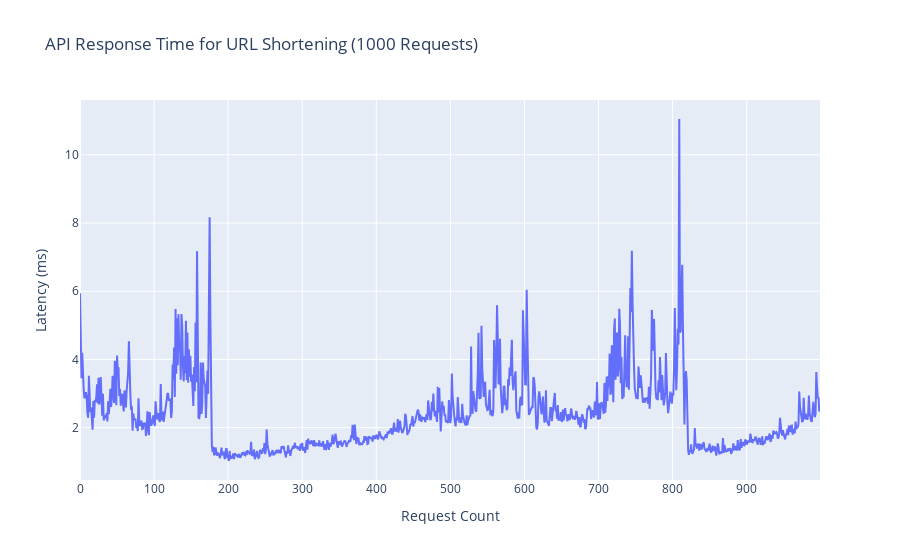

Notebook source saved alongside this figure:
### Markdown cell above
### 3.1. 短縮処理時間（折れ線グラフ）
1000件のURL短縮処理にかかった個々のAPI応答時間を可視化し、スパイク（突出した遅延）や傾向を分析します。

### Code cell
import pandas as pd
import plotly.express as px

if not bulk_metrics.get('skipped'):
    df_latencies = pd.DataFrame({
        'Request': range(len(bulk_metrics['latencies'])),
        'Latency (ms)': [l * 1000 for l in bulk_metrics['latencies']]
    })

    fig = px.line(
        df_latencies,
        x='Request',
        y='Latency (ms)',
        title='API Response Time for URL Shortening (1000 Requests)',
        labels={'Request': 'Request Count', 'Latency (ms)': 'Latency (ms)'}
    )
    fig.show()
else:
    print("Bulk generation was skipped. No data to plot.")

### Figure 1 — Plotly figure (JSON) as saved in the notebook; plotly's stock layout.template omitted (floating-point values rounded to 4 significant figures; data arrays with more than 128 entries replaced by an {"elided": "..."} marker saying what was removed)
{"data": [{"hovertemplate": "Request Count=%{x}<br>Latency (ms)=%{y}<extra></extra>", "legendgroup": "", "line": {"color": "#636efa", "dash": "solid"}, "marker": {"symbol": "circle"}, "mode": "lines", "name": "", "orientation": "v", "showlegend": false, "type": "scatter", "x": {"elided": "1000 int values"}, "xaxis": "x", "y": {"elided": "1000 float values"}, "yaxis": "y"}], "layout": {"legend": {"tracegroupgap": 0}, "title": {"text": "API Response Time for URL Shortening (1000 Requests)"}, "xaxis": {"anchor": "y", "domain": [0, 1], "title": {"text": "Request Count"}}, "yaxis": {"anchor": "x", "domain": [0, 1], "title": {"text": "Latency (ms)"}}}}
